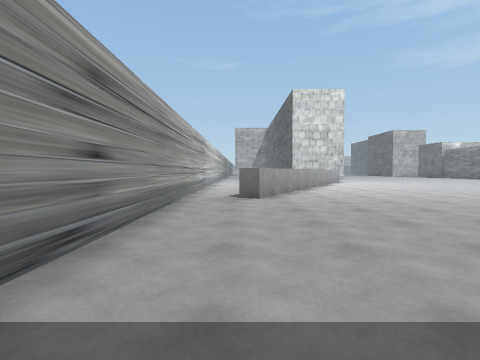
[1] (above)

24 first-person views from a walk through a 3-D level made in the Unity game engine. The camera is 1.2 m above the floor, tilts 2° down and sees 85° across. The floor is counted in squares, 2 m on a side. Each view is taken from the middle of a square. On the plan, view 1 faces up. The plan holds only what a view shows up to about 9 squares ahead; the rest is blank. The place goes on beyond the plan.

[2]
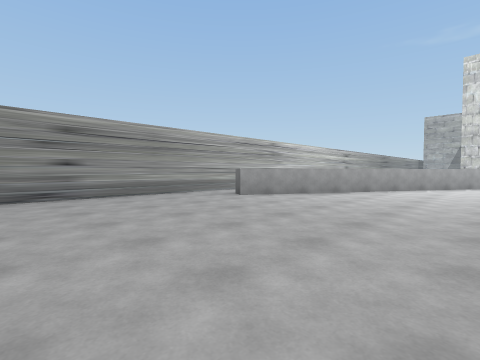

[3]
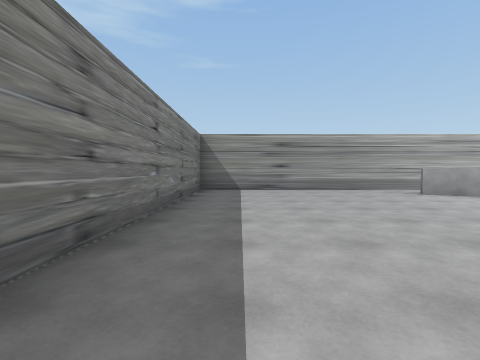

[4]
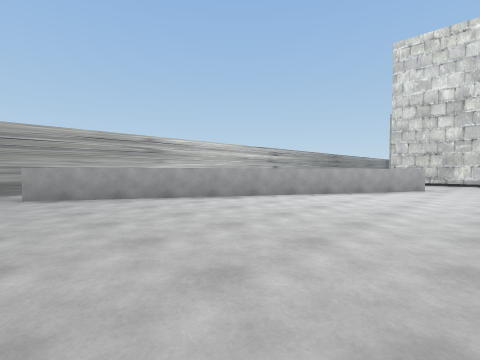

[5]
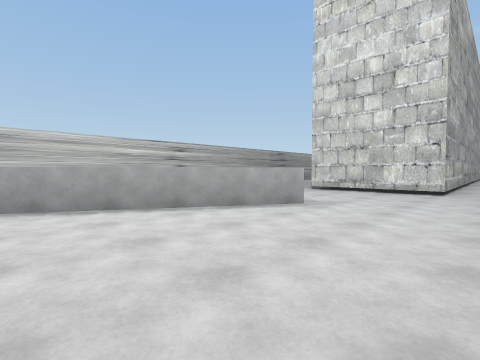

[6]
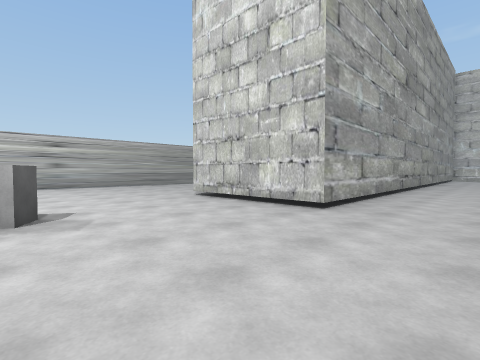

[7]
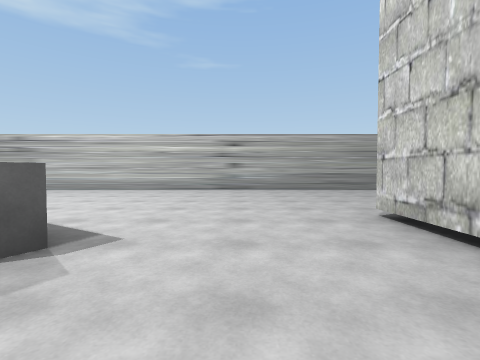

[8]
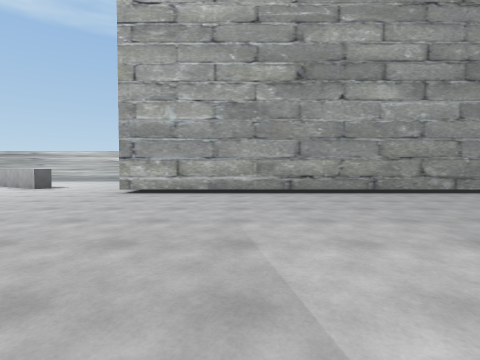

[9]
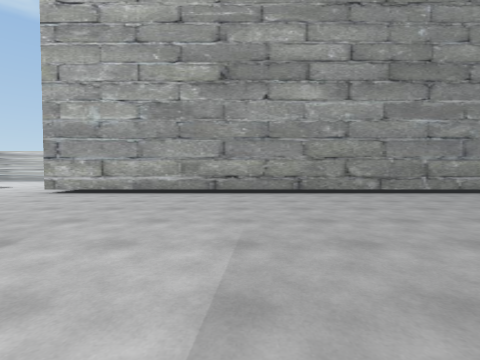

[10]
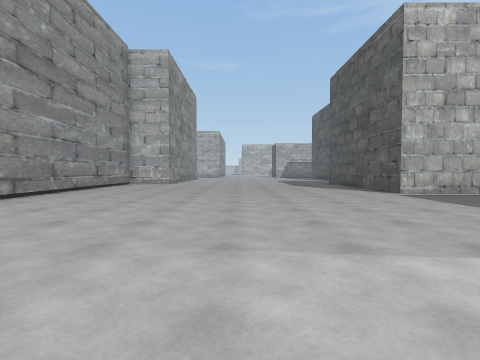

[11]
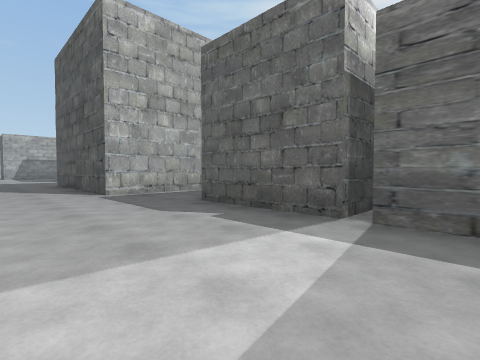

[12]
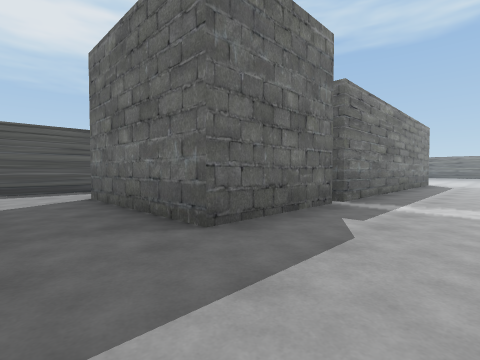

[13]
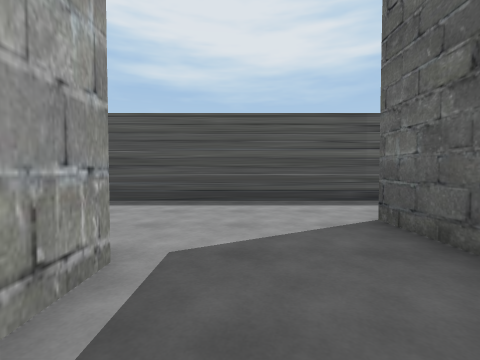

[14]
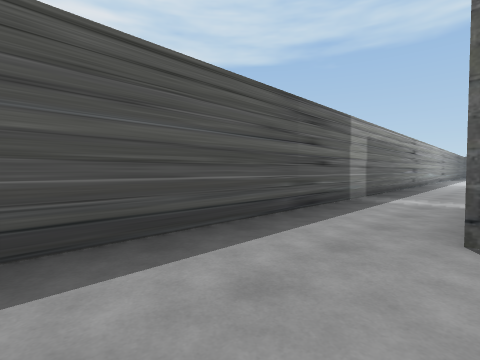

[15]
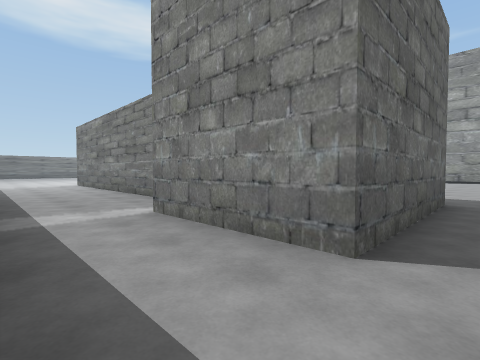

[16]
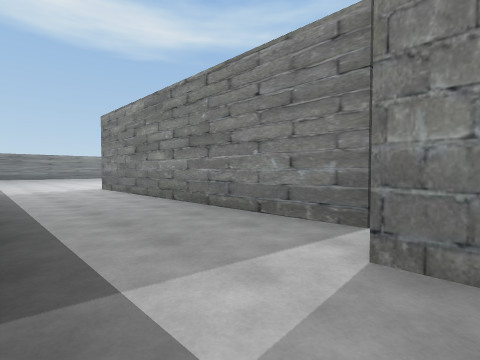

[17]
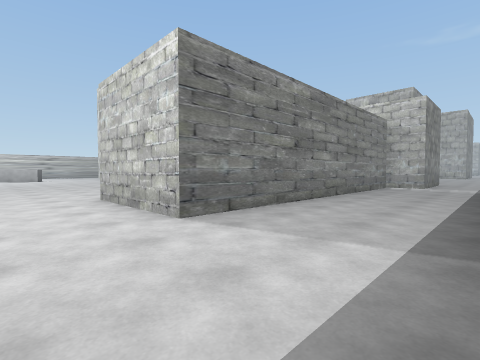

[18]
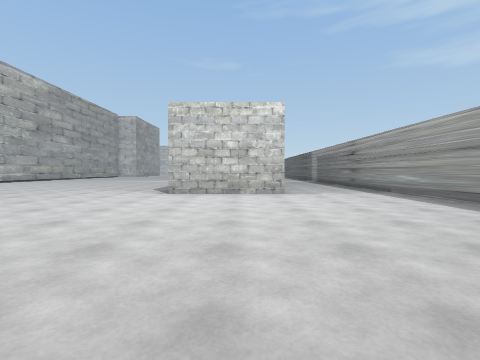

[19]
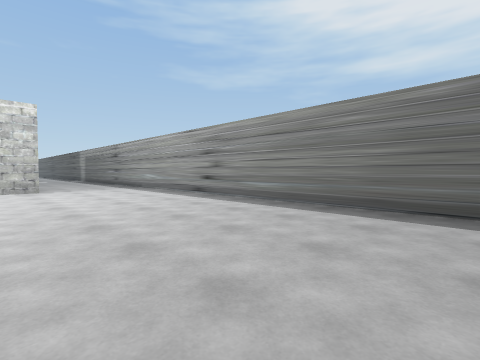

[20]
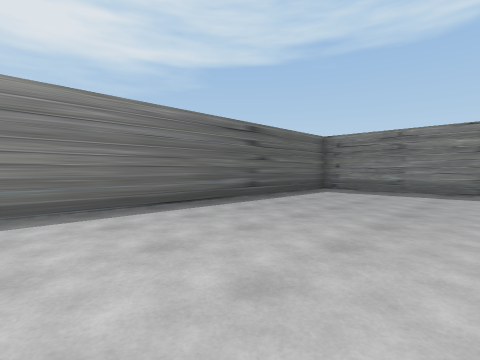

[21]
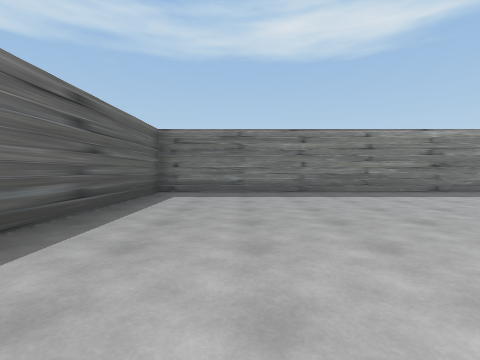

[22]
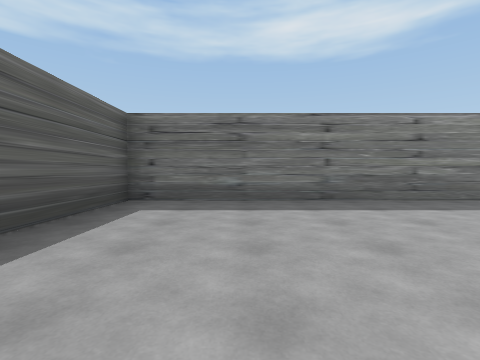

[23]
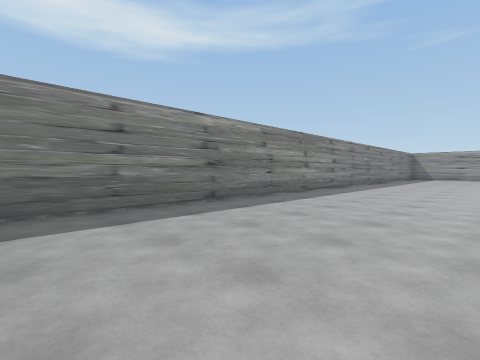

[24]
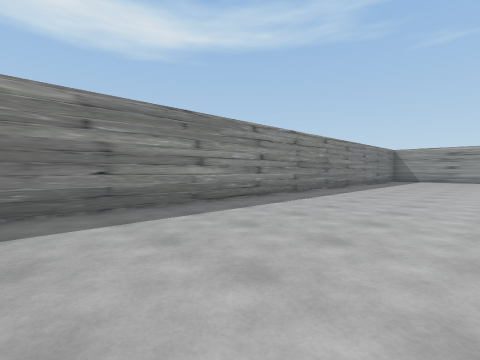

### Floor plan
Points are (right, up) in squares from view 1. A wall is a line through its corners. A room is listed if a view was taken in it or the views show most of it. See-through windows are left out.
Room 1 (views 1, 2, 3, 4, 5, 6, 7, 8, 9, 10, 11, 12, 17, 18, 19, 20, 21, 22, 23, 24)
walls: (4.9, 14.6) (5.4, 14.3) (0.4, 5.6) (0, 5.8); (17.2, 16.4) (17.2, 22.1); (18.4, 22.4) (17.2, 22.4) (17.2, 25.3); (-1.2, 20.4) (-1.2, -0.2) (23.2, -0.2) (23.2, 16); (20.1, 22.1) (20.1, 13.8) (17.1, 13.8); (23.2, 17.5) (23.2, 21.5); (21.2, 22.4) (20.6, 22.4); (17.4, 27.8) (16.2, 27.8) (16.2, 30.5); (7.1, 30) (7.1, 17.8) (3.5, 17.8)
ways out: opening at (18.5, 26.5) to room 2; opening at (22.5, 22.5) to room 2
Room 2 (views 13, 14, 15, 16)
walls: (19.8, 27.8) (17.4, 27.8); (17.2, 25.3) (21.2, 25.3) (21.2, 22.4); (23.2, 21.5) (23.2, 29.6)
ways out: opening at (18.5, 26.5) to room 1; opening at (22.5, 22.5) to room 1

Where each view was taken, in squares from view 1:
view 1: 0 up, 0 right, facing up
view 2: 1 up, 5 right, facing up-left
view 3: 1 up, 7 right, facing left
view 4: 5 up, 7 right, facing up-left
view 5: 10 up, 8 right, facing up-left
view 6: 14 up, 9 right, facing up-left
view 7: 16 up, 7 right, facing left
view 8: 21 up, 14 right, facing left
view 9: 23 up, 14 right, facing left
view 10: 21 up, 12 right, facing up
view 11: 21 up, 14 right, facing up-right
view 12: 27 up, 15 right, facing down-right
view 13: 27 up, 18 right, facing right
view 14: 28 up, 21 right, facing down-right
view 15: 26 up, 23 right, facing down-left
view 16: 23 up, 23 right, facing down-left
view 17: 12 up, 23 right, facing up-left
view 18: 7 up, 19 right, facing up
view 19: 5 up, 19 right, facing up-right
view 20: 8 up, 19 right, facing down-right
view 21: 7 up, 21 right, facing down
view 22: 5 up, 21 right, facing down
view 23: 4 up, 19 right, facing down-left
view 24: 4 up, 15 right, facing down-left
